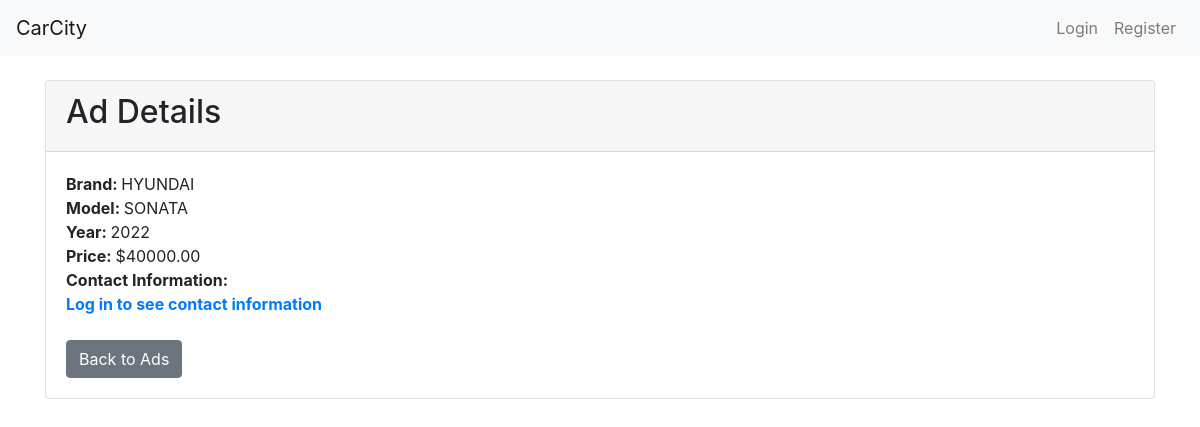
Screenshot of /ad/10/ with the database file from the repository.
### CarCity/models.py (models this page shows, shortened)
class Ad(models.Model):
    user = models.ForeignKey(User, on_delete=models.CASCADE)
    brand = models.CharField(max_length=100)
    model = models.CharField(max_length=100)
    pic = models.ImageField(null=True, blank=True)
    year = models.PositiveIntegerField()
    price = models.DecimalField(max_digits=10, decimal_places=2)
    contact_info = models.CharField(max_length=200)

### CarCity/views.py (the view)
# urls.py: path('ad/<int:ad_id>/', views.ad_detail, name='ad_detail'),
def ad_detail(request, ad_id):
    ad = get_object_or_404(Ad, id=ad_id)
    return render(request, 'CarCity/ad_detail.html', {'ad': ad})

### CarCity/templates/CarCity/ad_detail.html
{% extends 'CarCity/base.html' %}
{% block content %}
  <div class="card">
    <div class="card-header">
      <h2>Ad Details</h2>
    </div>
    <div class="card-body">
      <strong class="card-title">Brand: </strong>{{ ad.brand }}<br><strong>Model: </strong> {{ ad.model }}<br><strong>Year: </strong> {{ ad.year }}<br>
      <strong class="card-text">Price: </strong>${{ ad.price }}</strong><br>
      <strong class="card-text">Contact Information: </strong>{% if user.is_authenticated %}{{ ad.contact_info }}{% else %}<br><a href="{% url 'accounts:login' %}"><strong>Log in to see contact information</a>{% endif %}</strong><br><br>
      <a href="{% url 'CarCity:ad_list' %}" class="btn btn-secondary">Back to Ads</a>
    </div>
  </div>
{% endblock %}

### rows the page displays
Ad: brand "HYUNDAI", model "SONATA", year "2022", price "40000.00"
